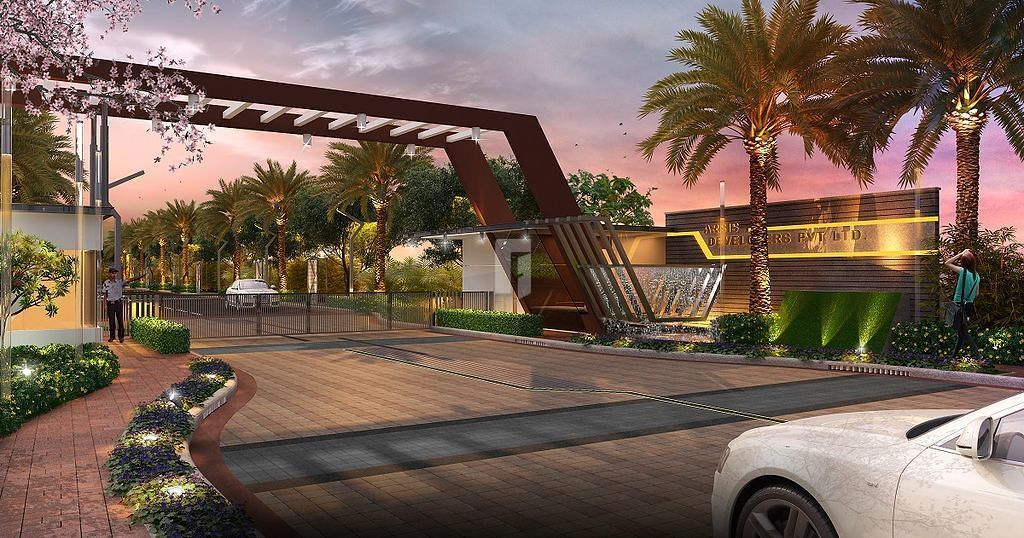
#> input picture images/hills/Image_1.jpg, 1024 x 538 px, found by its file name
$ jupyter execute --allow-errors minor_project.ipynb   (shell and % lines are left out)
#> lines starting #> are read from the running program, lines starting #| are printed output that depends on the picture
<a href="https://colab.research.google.com/github/Ishika-ag/MINI-PROJECT/blob/main/minor_project.ipynb" target="_parent"></a>

[cell 1]
from bing_image_downloader import downloader
downloader.download("hills", limit= 30 , output_dir='images',adult_filter_off= True)
#> (this line was passed over: bing_image_downloader is not available in this run)

[cell 2]
downloader.download("beach", limit= 30 , output_dir='images',adult_filter_off= True)
#> (this line was passed over: bing_image_downloader is not available in this run)

[cell 3]
import os
import matplotlib.pyplot as plt
import numpy as np
from skimage.io import imread
from skimage.transform import resize

target=[]
images=[]
flat_data=[]

DATADIR= '/content/images'
CATEGORIES= ['hills', 'beach']

for category in CATEGORIES:
  class_num = CATEGORIES.index(category)
  path=os.path.join(DATADIR , category)


  for img in os.listdir(path):
    img_array=imread(os.path.join(path,img))
#> img_array is the input picture: shape (538, 1024, 3); mean R, G, B 119.6, 99.4, 87.2
    img_resized =resize(img_array,(150,150,3))
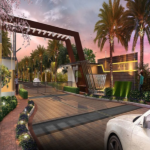
#> img_resized: shape (150, 150, 3) float64; mean R, G, B 0.469, 0.39, 0.342
    flat_data.append(img_resized.flatten())
    images.append(img_resized)
    target.append(class_num)
#> pass 2 of the loop `for category in CATEGORIES:`:
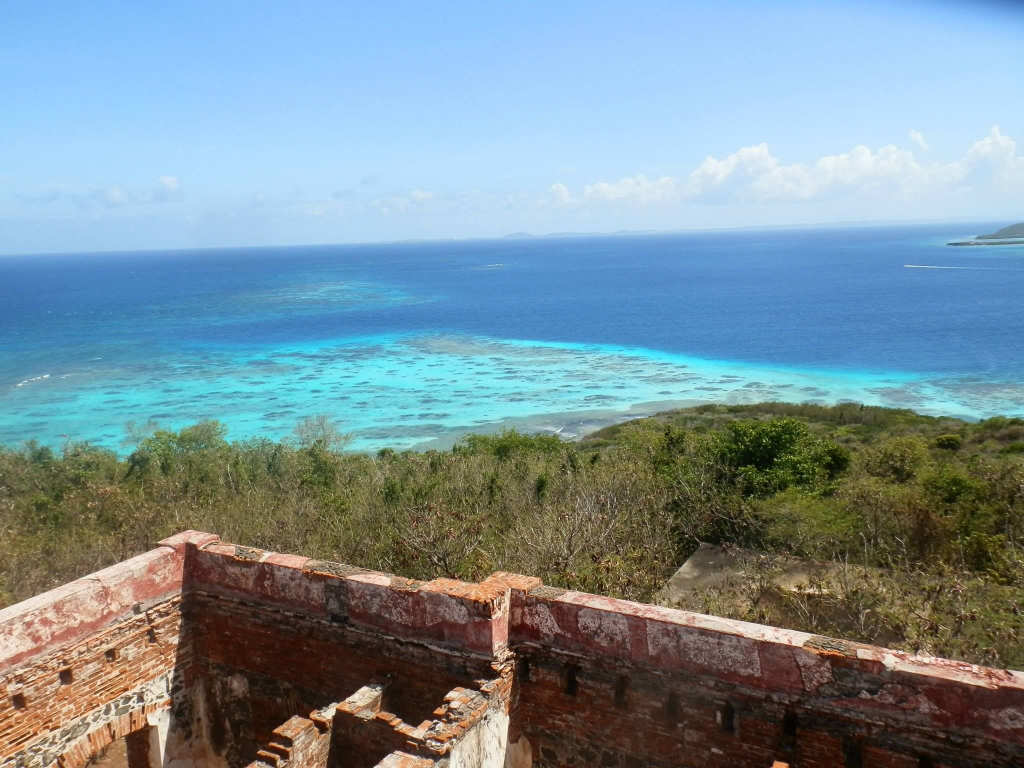
#> input picture images/beach/Image_1.jpg, 2048 x 1536 px, found by its file name (shown at 1/2 size)
#> img_array is the input picture: shape (1536, 2048, 3); mean R, G, B 121.8, 144.4, 154
#> `img_resized =resize(img_array,(150,150,3))`:
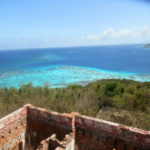
#> img_resized: shape (150, 150, 3) float64; mean R, G, B 0.478, 0.566, 0.604

flat_data= np.array(flat_data)
target= np.array(target)
images= np.array(images)

[cell 4]
unique, count = np.unique(target, return_counts=True)
plt.bar(CATEGORIES,count)
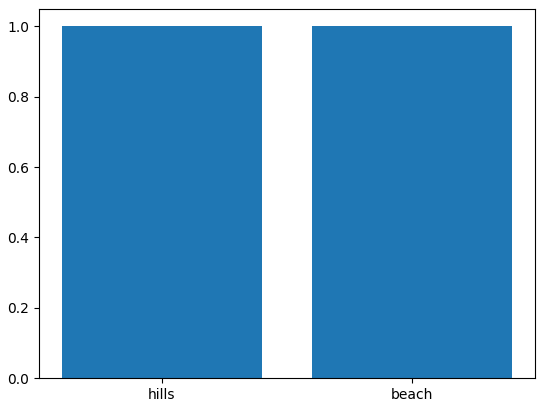
#> figure drawn by matplotlib, 1 panel

[cell 5]
from sklearn.model_selection import train_test_split
x_train, x_test , y_train, y_test = train_test_split (flat_data, target,random_state= 79)
#> y_train = [1]; y_test = [0]

[cell 6]
from sklearn.model_selection import GridSearchCV
from sklearn import svm
param_grid= [
             {'C':[1,10,100,1000],'kernel':['linear']},
             {'C':[1,10,100,1000],'gamma':[0.001 , 0.0001],'kernel':['rbf']},
]
svc= svm.SVC(probability= True)
clf =GridSearchCV(svc,param_grid)
#> (the rest of this cell did not finish here and is left out)

#> (a cell that did not finish here is left out)

[cell 8]
y_test
#> Out = [0]
